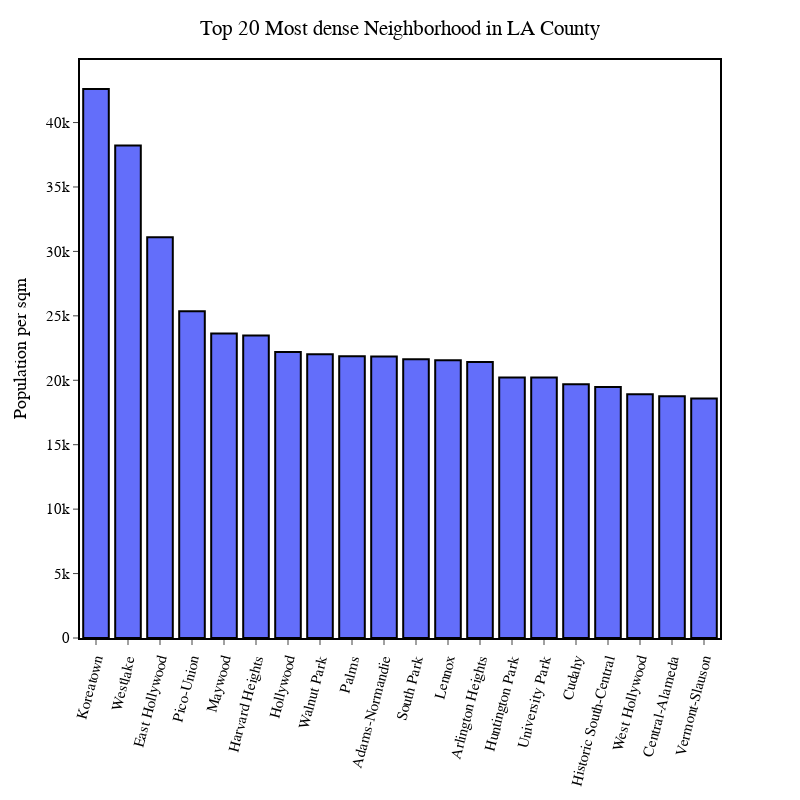

Notebook source saved alongside this figure:
### Code cell
fig = px.bar(top20_la_pop_dense, x="NEIGHBORHOOD", y="POPULATION PER SQMI")
fig.update_traces(marker_line=dict(width=2, color='black'))
fig.update_layout(paper_bgcolor="white",
                  plot_bgcolor='white')
fig.update_xaxes(tickangle= -75)
fig.update_layout(
    width=800,
    height=800,
    title={
        'text': 'Top 20 Most dense Neighborhood in LA County',
        'y':0.975,
        'x':0.5,
        'xanchor': 'center',
        'yanchor': 'top'},
    showlegend = False,
    xaxis = dict(
        mirror=True,
        ticks='outside',
        title=None,
        showline=True,
        linecolor='black',
        linewidth=2),
    yaxis = dict(
        mirror=True,
        ticks='outside',
        showline=True,
        linecolor='black',
        title='Population per sqm',
        linewidth=2),
    font=dict(
        family="Times New Roman",
        size=15,
        color="Black"
    ))
fig.show()

### Figure 1 — Plotly figure (JSON) as saved in the notebook; plotly's stock layout.template omitted (floating-point values rounded to 4 significant figures)
{"data": [{"alignmentgroup": "True", "hovertemplate": "NEIGHBORHOOD=%{x}<br>POPULATION PER SQMI=%{y}<extra></extra>", "legendgroup": "", "marker": {"color": "#636efa", "line": {"color": "black", "width": 2}, "pattern": {"shape": ""}}, "name": "", "offsetgroup": "", "orientation": "v", "showlegend": false, "textposition": "auto", "type": "bar", "x": ["Koreatown", "Westlake", "East Hollywood", "Pico-Union", "Maywood", "Harvard Heights", "Hollywood", "Walnut Park", "Palms", "Adams-Normandie", "South Park", "Lennox", "Arlington Heights", "Huntington Park", "University Park", "Cudahy", "Historic South-Central", "West Hollywood", "Central-Alameda", "Vermont-Slauson"], "xaxis": "x", "y": [42611, 38214, 31095, 25352, 23638, 23473, 22193, 22028, 21870, 21848, 21638, 21557, 21423, 20223, 20217, 19697, 19474, 18924, 18760, 18577], "yaxis": "y"}], "layout": {"barmode": "relative", "font": {"color": "Black", "family": "Times New Roman", "size": 15}, "height": 800, "legend": {"tracegroupgap": 0}, "margin": {"t": 60}, "paper_bgcolor": "white", "plot_bgcolor": "white", "showlegend": false, "title": {"text": "Top 20 Most dense Neighborhood in LA County", "x": 0.5, "xanchor": "center", "y": 0.975, "yanchor": "top"}, "width": 800, "xaxis": {"anchor": "y", "domain": [0, 1], "linecolor": "black", "linewidth": 2, "mirror": true, "showline": true, "tickangle": -75, "ticks": "outside", "title": {}}, "yaxis": {"anchor": "x", "domain": [0, 1], "linecolor": "black", "linewidth": 2, "mirror": true, "showline": true, "ticks": "outside", "title": {"text": "Population per sqm"}}}}
